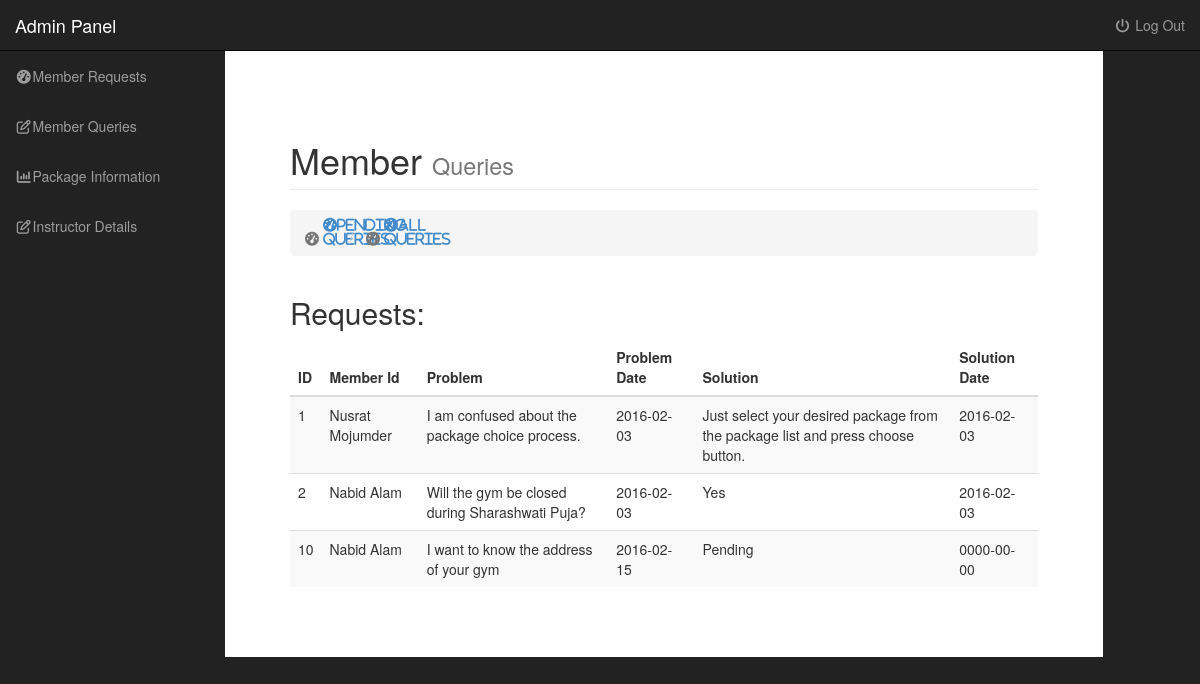
Page /Admin/allQuery.php (signed in) on the committed database.
### tables this page shows
CREATE TABLE IF NOT EXISTS `member_query` (
  `id` int(11) NOT NULL,
  `member_id` int(11) NOT NULL,
  `problem` varchar(255) NOT NULL,
  `problem_date` date NOT NULL,
  `solution` varchar(255) NOT NULL,
  `solution_date` date NOT NULL
);

CREATE TABLE IF NOT EXISTS `registration` (
  `id` int(11) NOT NULL,
  `name` varchar(50) NOT NULL,
  `phone_no` int(11) NOT NULL,
  `email_id` varchar(50) NOT NULL,
  `gender` varchar(50) NOT NULL,
  `password` varchar(50) NOT NULL,
  `admin_confirmation` int(11) NOT NULL DEFAULT '0'
);

### Include/class.Admin.php (the view, shortened to what this page needs)
<?php
	class Admin{
		public $db;
		public function __construct(){
			$this->db = new mysqli(DB_SERVER, DB_USERNAME, DB_PASSWORD, DB_DATABASE);
		}
            public function show_problem(){
    		$sql2="SELECT * FROM member_query";
	        $result = mysqli_query($this->db,$sql2);
                $numberofrows = $result->num_rows;
                if($numberofrows > 0){
			 foreach( $result as $row ) {
                                        $problem_id = $row["id"];
                                        $member_id = $row["id"];
                                        $problem = $row["problem"];
                                        $prolem_date = $row["problem_date"];
                                        $solution = $row["solution"];
                                        $solution_date = $row["solution_date"];
                                $sql2="SELECT * FROM registration where id = '$member_id'";
                                $result = mysqli_query($this->db,$sql2);
                                $numberofrows = $result->num_rows;
                                if($numberofrows > 0){
                                         foreach( $result as $row ) {
                                         $member_name = $row["name"];}
                                }
					echo '<tr>';
                                        echo '<td>';
                                        echo $problem_id;
                                        echo '</td>';
                                        echo '<td>';
                                        echo $member_name;
                                        echo '</td>';
                                        echo '<td>';
                                        echo $problem;
                                        echo '</td>';
                                        echo '<td>';
                                        echo $prolem_date;
                                        echo '</td>';
                                        echo '<td>';
                                        echo $solution;
                                        echo '</td>';
                                        echo '<td>';
                                        echo $solution_date;
                                        echo '</td>';
                        }
                    }
                }
                         }
?>

### Admin/css/sb-admin.css (style rules this page uses)
body { margin-top: 100px; background-color: #222; }
@media (min-width:768px) { body { margin-top: 50px; } }

### rows in the picture
member_query: id "1", registration.name "Nusrat Mojumder", problem "I am confused about the package choice process.", problem_date "2016-02-03", solution "Just select your desired package from the package list and press choose button.", solution_date "2016-02-03"
member_query: id "2", registration.name "Nabid Alam", problem "Will the gym be closed during Sharashwati Puja?", problem_date "2016-02-03", solution "Yes", solution_date "2016-02-03"
member_query: id "10", problem "I want to know the address of your gym", problem_date "2016-02-15", solution "Pending", solution_date "0000-00-00"
registration: name "Nabid Alam"
